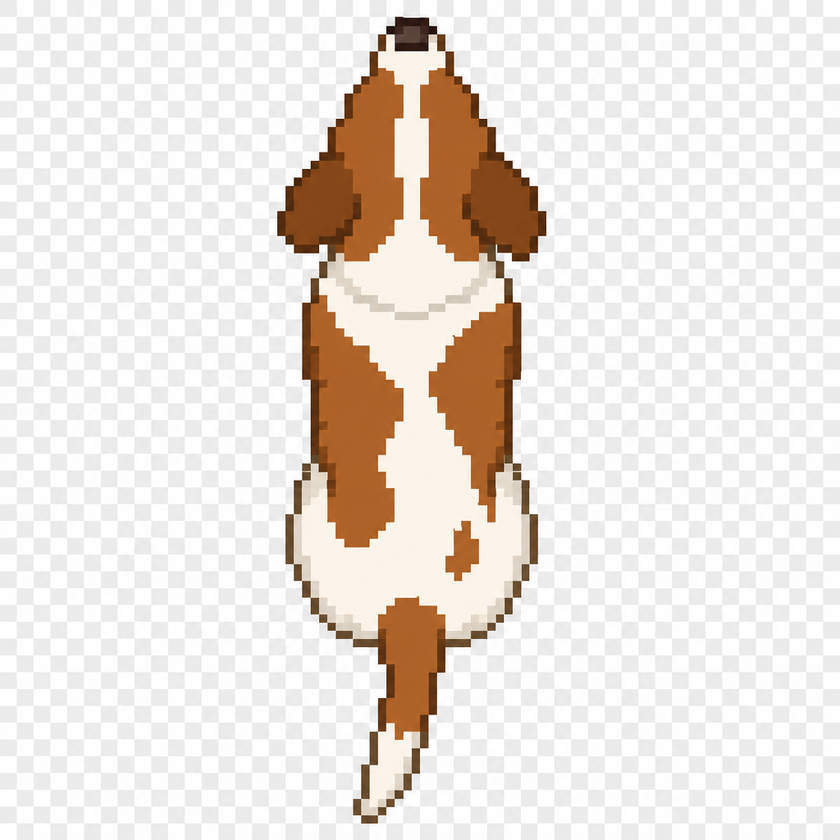
#> input picture asset/picture/animal1.png, 840 x 840 px, shrunk from 1024 x 1024 before the run; its folder holds only this picture in this run
$ python reparar_e_verificar_sprites.py
#> lines starting #> are read from the running program, lines starting #| are printed output that depends on the picture; after the words box and inside, x2 and y2 are one past the last pixel; in counts of white or black regions, pixels touching at a corner belong together
from PIL import Image
import numpy as np
from pathlib import Path

pasta = Path(r"D:\UNINTER_PROVISORIOS\TrabalhoPygame\asset\picture")

for arquivo in pasta.glob("*.png"):
    img = Image.open(arquivo).convert("RGBA")
    dados = np.array(img)

    # Remove pixels ACIMA de 200 (mais agressivo que 240)
    # Pega também os cinzas claros do anti-aliasing
    mascara = (dados[:,:,0] > 200) & (dados[:,:,1] > 200) & (dados[:,:,2] > 200)
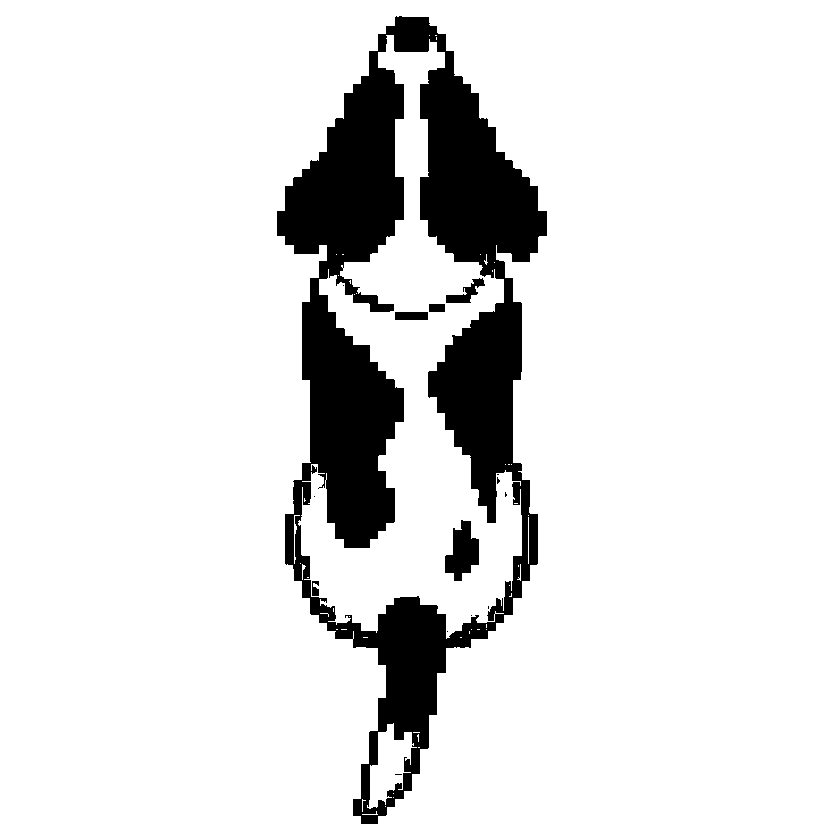
#> mascara: shape (840, 840) bool; 88.4% white; 15 black regions (9 under 20 px), largest, box (x1, y1, x2, y2) and area: (277, 16, 547, 824) 79898, (445, 520, 479, 581) 1288, (446, 278, 485, 303) 382, (395, 312, 428, 320) 264, (429, 304, 445, 312) 128, (312, 581, 319, 596) 83
    mascara = mascara & (dados[:,:,3] > 0)

    quantidade = int(np.sum(mascara))
#> quantidade = 623521
    dados[mascara, 3] = 0
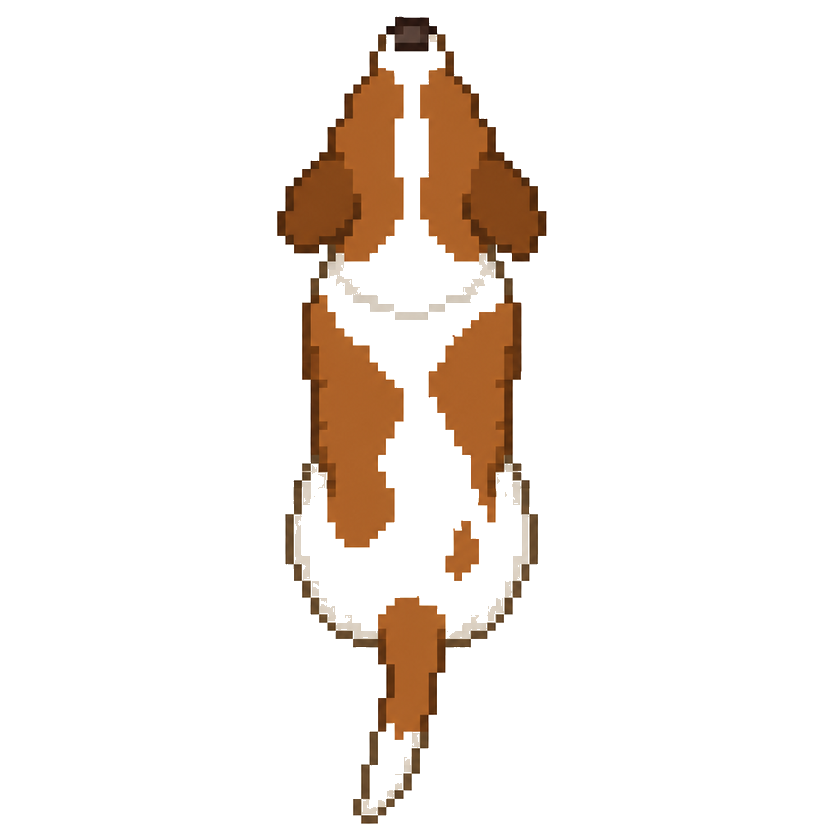
#> dados: shape (840, 840, 4); mean R, G, B, A 234.5, 226.9, 220.9, 29.7; transparent parts drawn white

    Image.fromarray(dados).save(arquivo, "PNG")
    print(f"✅ {arquivo.name}: {quantidade} pixels removidos (limiar 200)")
#| ✅ animal1.png: 623521 pixels removidos (limiar 200)

$ run again, on asset/picture/animal2_fix.png
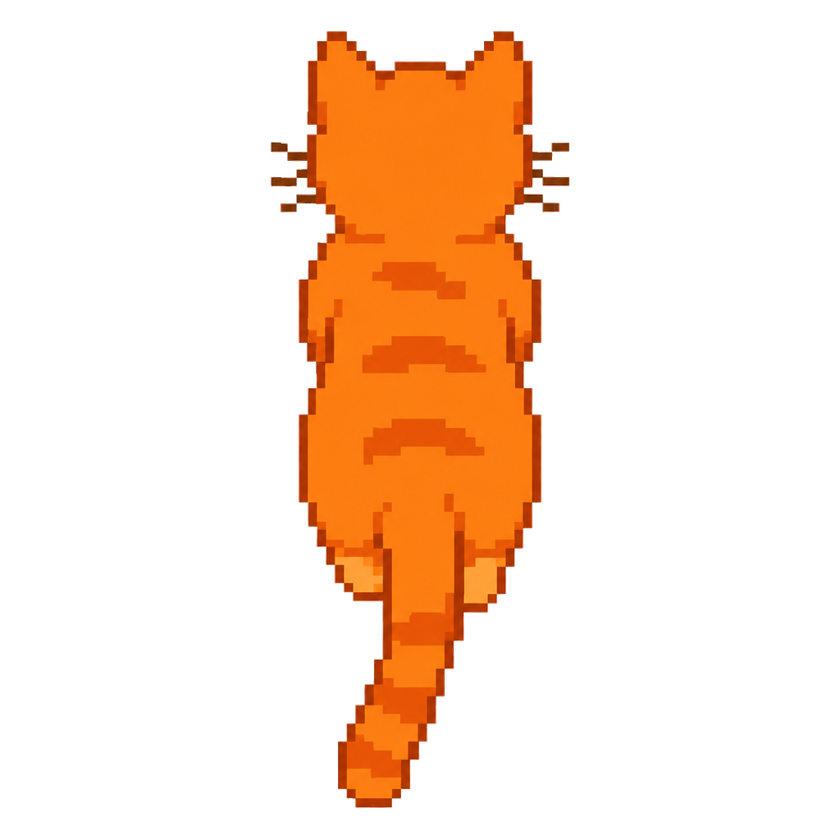
#> input picture asset/picture/animal2_fix.png, 840 x 840 px, shrunk from 1024 x 1024 before the run
#> img is the input picture: PIL image 840x840 RGBA; mean R, G, B, A 47.6, 22.4, 3.7, 49.8
#> `mascara = (dados[:,:,0] > 200) & (dados[:,:,1] > 200) & (dados[:,:,2] ..`:
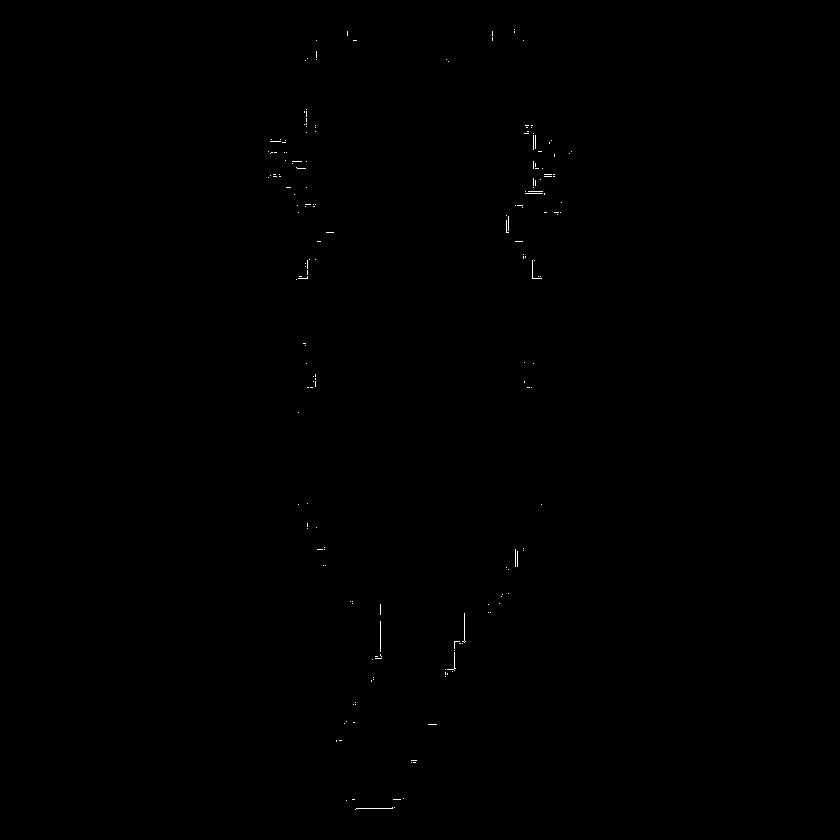
#> mascara: shape (840, 840) bool; 0.11% white in thin lines or dots, all inside (x1, y1, x2, y2) = (268, 29, 572, 810)
#> quantidade = 752
#> dados: shape (840, 840, 4); 0.11% of pixels changed, all inside (x1, y1, x2, y2) = (268, 29, 572, 810)
#| ✅ animal2_fix.png: 752 pixels removidos (limiar 200)
